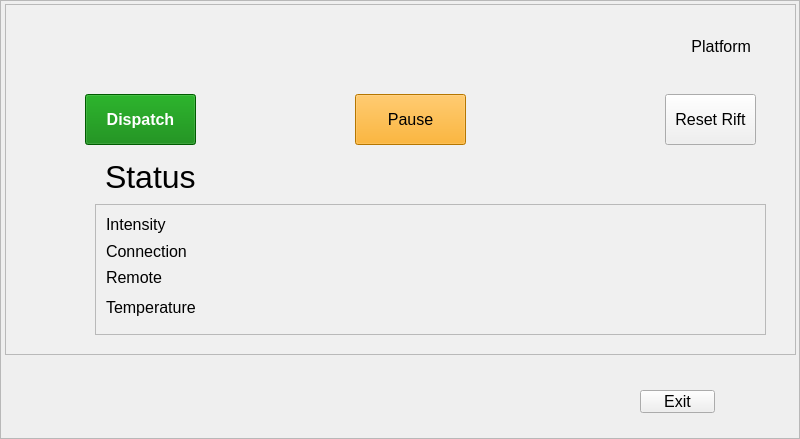
<?xml version="1.0" encoding="UTF-8"?>
<ui version="4.0">
 <class>Frame</class>
 <widget class="QFrame" name="Frame">
  <property name="geometry">
   <rect>
    <x>0</x>
    <y>0</y>
    <width>800</width>
    <height>439</height>
   </rect>
  </property>
  <property name="windowTitle">
   <string>Frame</string>
  </property>
  <property name="frameShape">
   <enum>QFrame::StyledPanel</enum>
  </property>
  <property name="frameShadow">
   <enum>QFrame::Raised</enum>
  </property>
  <widget class="QFrame" name="frm_input">
   <property name="geometry">
    <rect>
     <x>5</x>
     <y>4</y>
     <width>791</width>
     <height>351</height>
    </rect>
   </property>
   <property name="styleSheet">
    <string notr="true">background-color: #f0f0f0</string>
   </property>
   <property name="frameShape">
    <enum>QFrame::StyledPanel</enum>
   </property>
   <property name="frameShadow">
    <enum>QFrame::Raised</enum>
   </property>
   <widget class="QPushButton" name="btn_dispatch">
    <property name="geometry">
     <rect>
      <x>80</x>
      <y>90</y>
      <width>111</width>
      <height>51</height>
     </rect>
    </property>
    <property name="font">
     <font>
      <pointsize>12</pointsize>
      <weight>75</weight>
      <bold>true</bold>
     </font>
    </property>
    <property name="styleSheet">
     <string notr="true">color:white;background-color: green;</string>
    </property>
    <property name="text">
     <string>Dispatch</string>
    </property>
   </widget>
   <widget class="QPushButton" name="btn_reset_rift">
    <property name="geometry">
     <rect>
      <x>660</x>
      <y>90</y>
      <width>91</width>
      <height>51</height>
     </rect>
    </property>
    <property name="font">
     <font>
      <pointsize>12</pointsize>
     </font>
    </property>
    <property name="text">
     <string>Reset Rift</string>
    </property>
   </widget>
   <widget class="QPushButton" name="btn_pause">
    <property name="geometry">
     <rect>
      <x>350</x>
      <y>90</y>
      <width>111</width>
      <height>51</height>
     </rect>
    </property>
    <property name="font">
     <font>
      <pointsize>12</pointsize>
     </font>
    </property>
    <property name="styleSheet">
     <string notr="true">background-color: orange
</string>
    </property>
    <property name="text">
     <string>Pause</string>
    </property>
   </widget>
   <widget class="QLabel" name="lbl_coaster_status">
    <property name="geometry">
     <rect>
      <x>100</x>
      <y>152</y>
      <width>631</width>
      <height>41</height>
     </rect>
    </property>
    <property name="font">
     <font>
      <pointsize>24</pointsize>
     </font>
    </property>
    <property name="text">
     <string>Status</string>
    </property>
   </widget>
   <widget class="QFrame" name="frame">
    <property name="geometry">
     <rect>
      <x>90</x>
      <y>200</y>
      <width>671</width>
      <height>131</height>
     </rect>
    </property>
    <property name="frameShape">
     <enum>QFrame::StyledPanel</enum>
    </property>
    <property name="frameShadow">
     <enum>QFrame::Raised</enum>
    </property>
    <widget class="QLabel" name="lbl_intensity_status">
     <property name="geometry">
      <rect>
       <x>11</x>
       <y>11</y>
       <width>631</width>
       <height>19</height>
      </rect>
     </property>
     <property name="font">
      <font>
       <pointsize>12</pointsize>
      </font>
     </property>
     <property name="text">
      <string>Intensity</string>
     </property>
    </widget>
    <widget class="QLabel" name="lbl_remote_status">
     <property name="geometry">
      <rect>
       <x>11</x>
       <y>63</y>
       <width>641</width>
       <height>21</height>
      </rect>
     </property>
     <property name="font">
      <font>
       <pointsize>12</pointsize>
      </font>
     </property>
     <property name="text">
      <string>Remote</string>
     </property>
    </widget>
    <widget class="QLabel" name="lbl_coaster_connection">
     <property name="geometry">
      <rect>
       <x>11</x>
       <y>38</y>
       <width>641</width>
       <height>19</height>
      </rect>
     </property>
     <property name="font">
      <font>
       <pointsize>12</pointsize>
      </font>
     </property>
     <property name="text">
      <string>Connection</string>
     </property>
    </widget>
    <widget class="QLabel" name="lbl_temperature_status">
     <property name="geometry">
      <rect>
       <x>11</x>
       <y>94</y>
       <width>641</width>
       <height>19</height>
      </rect>
     </property>
     <property name="font">
      <font>
       <pointsize>12</pointsize>
      </font>
     </property>
     <property name="text">
      <string>Temperature</string>
     </property>
    </widget>
   </widget>
   <widget class="QLabel" name="lbl_platform">
    <property name="geometry">
     <rect>
      <x>625</x>
      <y>32</y>
      <width>121</width>
      <height>21</height>
     </rect>
    </property>
    <property name="font">
     <font>
      <pointsize>12</pointsize>
     </font>
    </property>
    <property name="text">
     <string>Platform</string>
    </property>
    <property name="alignment">
     <set>Qt::AlignRight|Qt::AlignTrailing|Qt::AlignVCenter</set>
    </property>
   </widget>
  </widget>
  <widget class="QPushButton" name="btn_exit">
   <property name="geometry">
    <rect>
     <x>640</x>
     <y>390</y>
     <width>75</width>
     <height>23</height>
    </rect>
   </property>
   <property name="font">
    <font>
     <pointsize>12</pointsize>
    </font>
   </property>
   <property name="text">
    <string>Exit</string>
   </property>
  </widget>
 </widget>
 <resources/>
 <connections/>
</ui>
